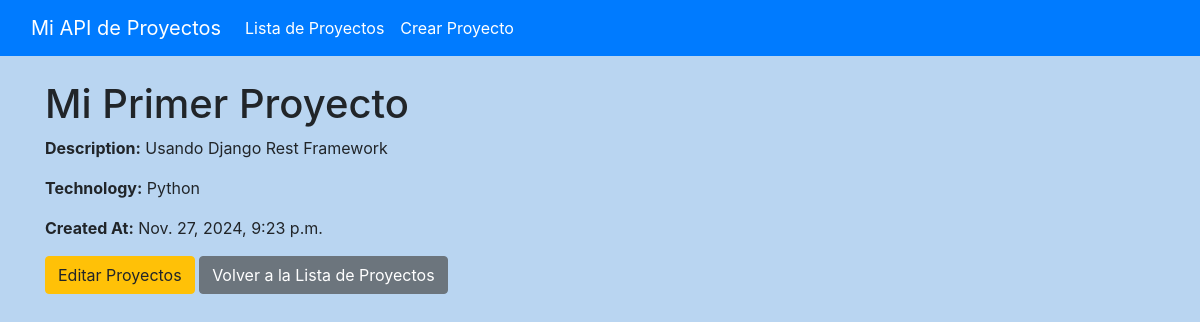
Before: /1/ with the older database file.
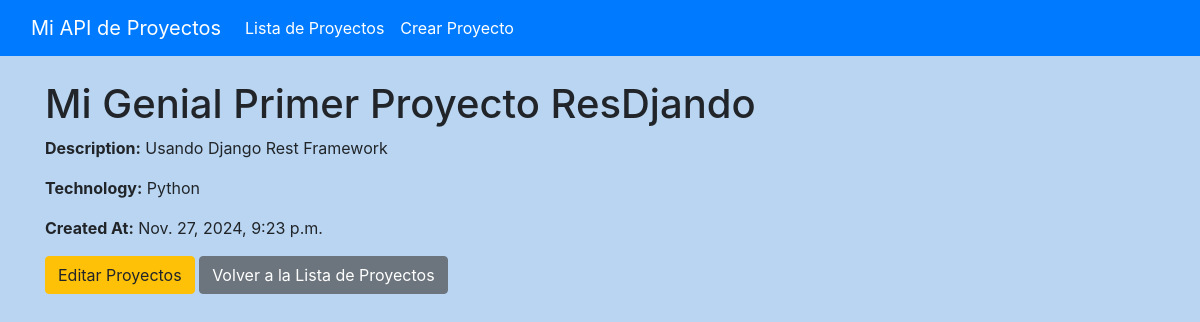
After: the same page with the newer database file.
### proyects/models.py (models this page shows, shortened)
class Proyect(models.Model):
    title = models.CharField(max_length=200)
    description = models.TextField()
    technology = models.CharField(max_length=200)
    created_at = models.DateTimeField(auto_now_add=True)

### proyects/views.py (the view)
# urls.py: path('<int:id>/', views.project_detail, name='project_detail'),  # Ver detalles del proyecto
def project_detail(request, id):
    project = get_object_or_404(Proyect, id=id)
    return render(request, 'project_detail.html', {'project': project})

### proyects/templates/project_detail.html
{% extends 'base_generic.html' %}
{% block content %}
    <h1>{{ project.title }}</h1>
    <p><strong>Description:</strong> {{ project.description }}</p>
    <p><strong>Technology:</strong> {{ project.technology }}</p>
    <p><strong>Created At:</strong> {{ project.created_at }}</p>
    <a href="{% url 'edit_project' project.id %}" class="btn btn-warning">Editar Proyectos</a>
    <a href="{% url 'project_list' %}" class="btn btn-secondary">Volver a la Lista de Proyectos</a>
{% endblock %}

Changed rows visible on the page:
changed Proyect "Usando Django Rest Framework": title "Mi Primer Proyecto" → "Mi Genial Primer Proyecto ResDjando"
